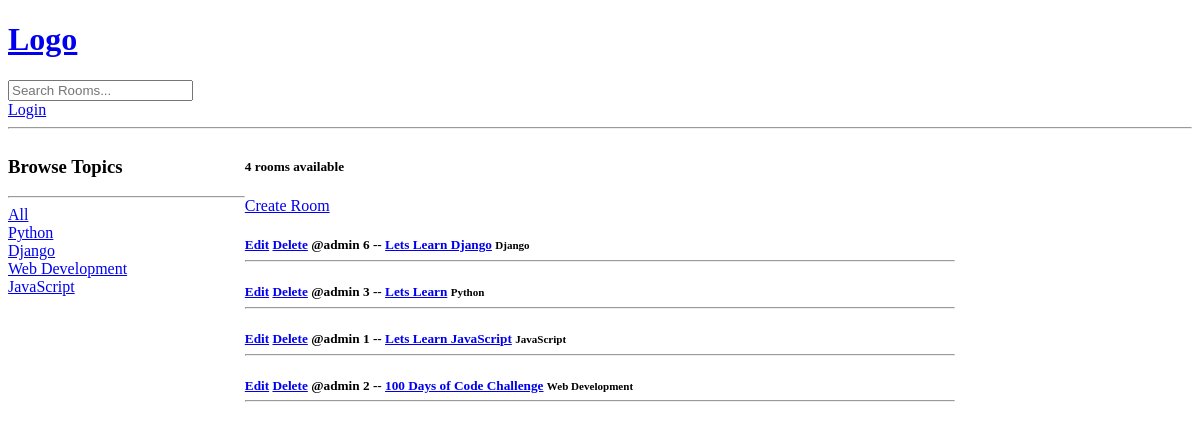
The app's page /, older data.
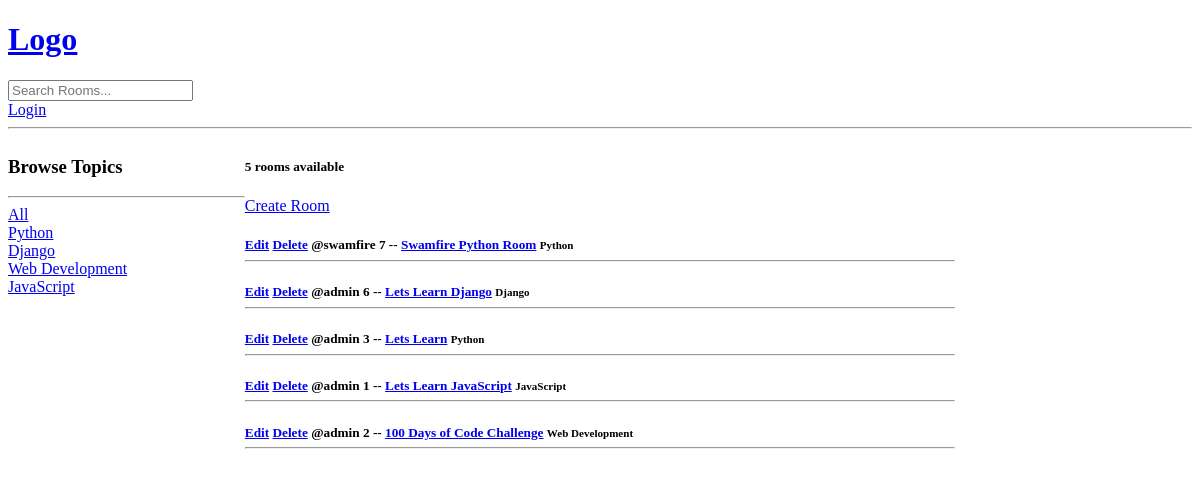
The same page, newer data.
### base/models.py (models this page shows, shortened)
class Topic(models.Model):
    name = models.CharField(max_length=200)

class Room(models.Model):
    host = models.ForeignKey(User, on_delete=models.SET_NULL, null=True)
    topic = models.ForeignKey(Topic, on_delete=models.SET_NULL, null=True)
    name = models.CharField(max_length=200)
    description = models.TextField(null=True, blank=True)
    updated = models.DateTimeField(auto_now=True)
    created = models.DateTimeField(auto_now_add=True)
    class Meta:
        ordering = ["-updated", "-created"]

### base/views.py (the view)
# urls.py: path('', views.home, name="home"),
def home(request):
    q = request.GET.get("q") if request.GET.get("q") else ""
    rooms = Room.objects.filter(
        Q(topic__name__icontains=q) |
        Q(name__icontains=q) |
        Q(description__icontains=q)
        )
    room_count = rooms.count()
    topics = Topic.objects.all()
    context = {"rooms":rooms, "topics": topics, "room_count": room_count}
    return render(request, "base/home.html", context)

### base/templates/base/home.html (shortened to what this page needs)
{% extends 'main.html'%} {% block content %}
<div class="home-container">
  <div>
    <h3>Browse Topics</h3>
    <hr />
    <div>
      <a href="{% url 'home' %}">All</a>
    </div>
    {% for topic in topics %}
    <div>
      <a href="{% url 'home' %}?q={{topic.name}}">{{topic.name}}</a>
    </div>
    {% endfor %}
  </div>
  <div>
    <h5>{{room_count}} rooms available</h5>
    <a href="{% url 'create-room' %}">Create Room</a>
    <div>
      {% for room in rooms %}
      <h5>
        {% if request.user != room.host %}
        <a href="{% url 'update-room' room.id %}">Edit</a>
        <a href="{% url 'delete-room' room.id %}">Delete</a>
        {% endif %}
        <span>@{{ room.host.username }}</span>
        {{ room.id }} -- <a href="{% url 'room' room.id %}">{{ room.name }}</a>
        <small>{{ room.topic.name }}</small>
        <hr />
      </h5>
      {% endfor %}
    </div>
  </div>
</div>
{% endblock %}

### templates/main.html (shortened to what this page needs)
<!DOCTYPE html>
<html lang="en">
  <head>
  </head>
  <body>
    {% include 'navbar.html' %}  {% block content %} {% endblock %}
  </body>
</html>

### templates/navbar.html
<a href="/">
  <h1>Logo</h1>
</a>
<form method="GET" action="{% url 'home' %}">
  <input type="text" name="q" placeholder="Search Rooms..." />
</form>
{% if request.user.is_authenticated %}
<p>Hello {{request.user}}</p>
<a href="{% url 'logout' %}">Logout</a>
{% else %}
<a href="{% url 'login' %}">Login</a>
{% endif %}
<hr />

### base/templates/base/home.html (style rules this page uses)
.home-container { display: grid; grid-template-columns: 1fr 3fr 1fr; }

Row changes from the older to the newer data that the page shows:
added Room: shows "Edit", host.username "swamfire", id "7", name "Swamfire Python Room", topic.name "Python"
Text that changed along with them:
{{ room_count }}: "4" → "5"
